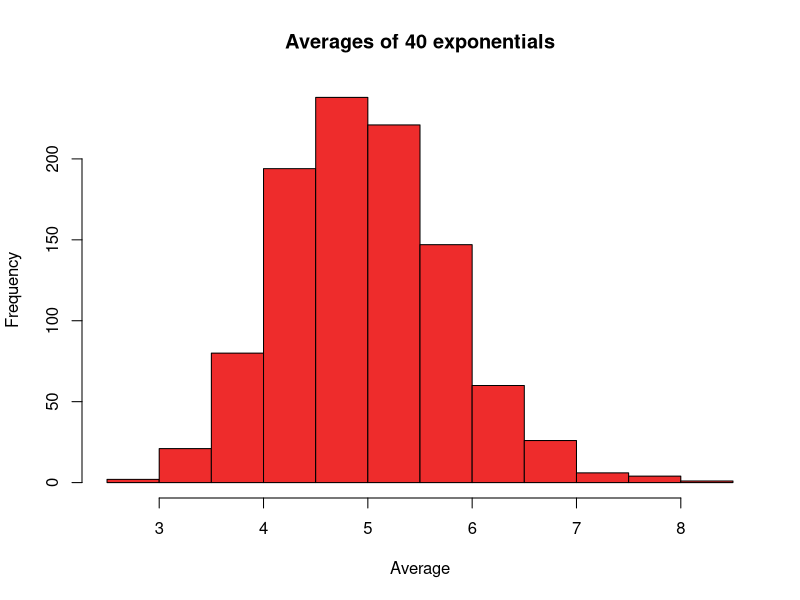
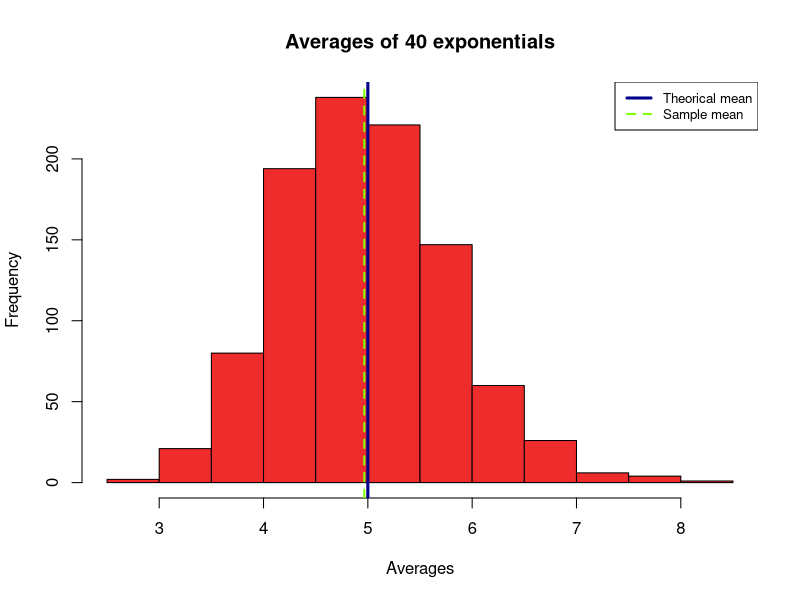
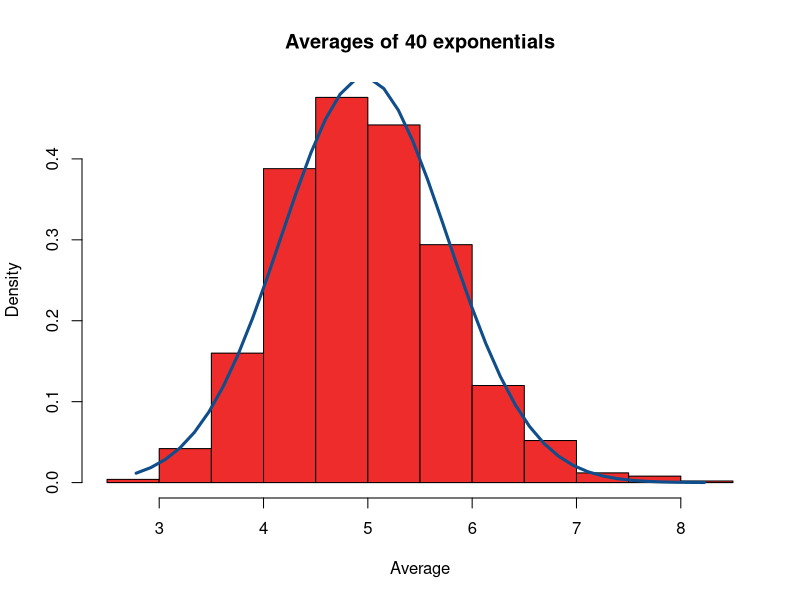
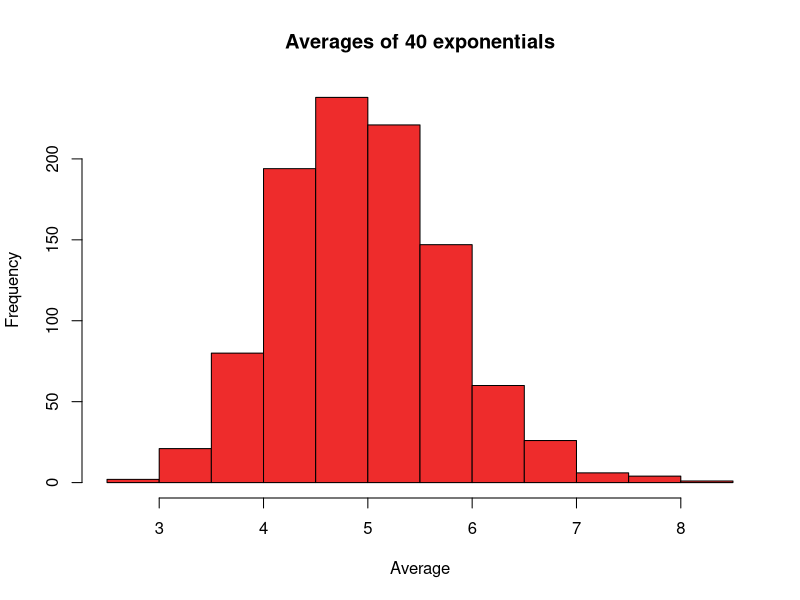
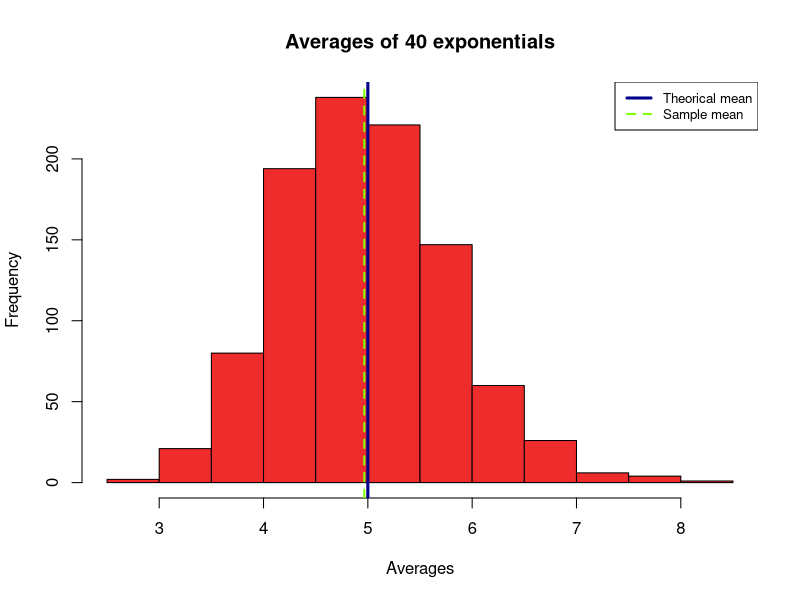
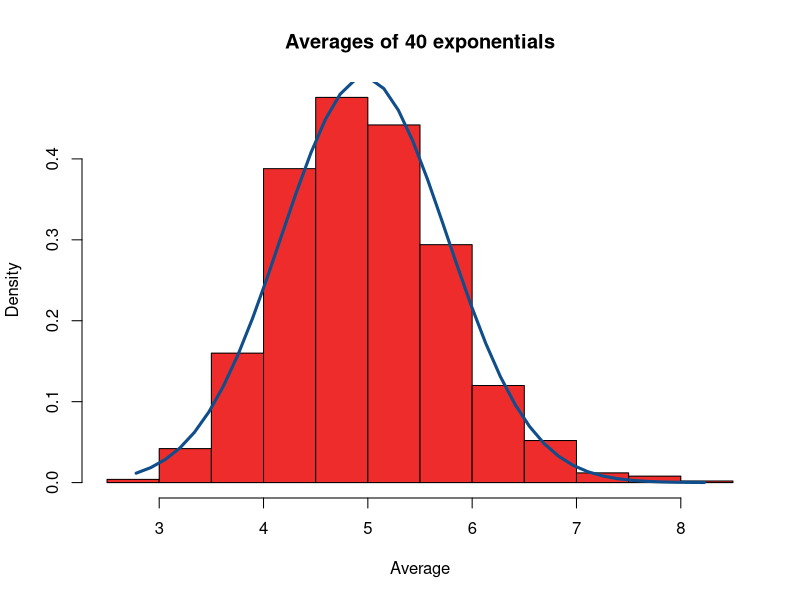

Reproduce these figures in R, in order.
## ---- chunk 1
knitr::opts_chunk$set(echo = FALSE, comment="")
## ---- chunk 2
n <- 1000
lambda <- 0.2
mns <- NULL

for (i in 1 : n) mns = c(mns, mean(rexp(40,lambda)))
## ---- chunk 3
hist(mns, 
     main="Averages of 40 exponentials", 
     xlab = "Average",
     col="firebrick2")
## ---- chunk 4
tmean <- 1/lambda
tmean
## ---- chunk 5
smean <- round(sum(mns)/n, 3) # 1000
smean
## ---- chunk 6
hist(mns, 
     main="Averages of 40 exponentials", 
     xlab = "Averages",
     col="firebrick2")

abline(v=c(tmean,smean), 
       col = c("blue4","chartreuse"), 
       lty=c(1,2), 
       lwd=c(3,2))

legend("topright", 
       legend = c("Theorical mean", "Sample mean"), 
       col = c("blue4","chartreuse"),
       lty = c(1,2),
       lwd=c(3,2),
       cex = 0.8)
## ---- chunk 7
tvar <- round(1/(lambda^2)/n,3)
tvar
## ---- chunk 8
svar <- round(sum((mns-smean)^2)/(n-1), 2)
svar
## ---- chunk 9
h <- hist(mns, 
       main="Averages of 40 exponentials", 
       xlab = "Average",
       col="firebrick2", freq = FALSE)

xfit <- seq(min(mns), max(mns), length = 40) 
yfit <- dnorm(xfit, mean = mean(mns), sd = sd(mns)) 

lines(xfit, yfit, col = "dodgerblue4", lwd = 3)
## ---- chunk 10
tmean <- 1/lambda
## ---- chunk 11
smean <- round(sum(mns)/n, 3) # 1000
## ---- chunk 12
tvar <- round(1/(lambda^2)/n,3)
## ---- chunk 13
svar <- round(sum((mns-smean)^2)/(n-1), 3)
## ---- chunk 14
hist(mns, 
     main="Averages of 40 exponentials", 
     xlab = "Average",
     col="firebrick2")
## ---- chunk 15
hist(mns, 
     main="Averages of 40 exponentials", 
     xlab = "Averages",
     col="firebrick2")

abline(v=c(tmean,smean), 
       col = c("blue4","chartreuse"), 
       lty=c(1,2), 
       lwd=c(3,2))

legend("topright", 
       legend = c("Theorical mean", "Sample mean"), 
       col = c("blue4","chartreuse"),
       lty = c(1,2),
       lwd=c(3,2),
       cex = 0.8)
## ---- chunk 16
h <- hist(mns, 
       main="Averages of 40 exponentials", 
       xlab = "Average",
       col="firebrick2", freq = FALSE)

xfit <- seq(min(mns), max(mns), length = 40) 
yfit <- dnorm(xfit, mean = mean(mns), sd = sd(mns)) 

lines(xfit, yfit, col = "dodgerblue4", lwd = 3)
